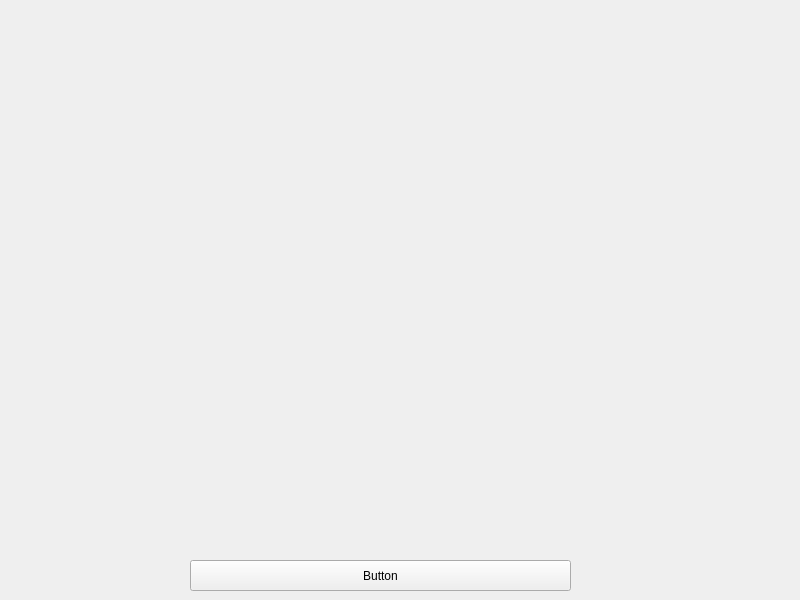
<?xml version="1.0" encoding="UTF-8"?>
<ui version="4.0">
 <class>mainWindow</class>
 <widget class="QMainWindow" name="mainWindow">
  <property name="geometry">
   <rect>
    <x>0</x>
    <y>0</y>
    <width>800</width>
    <height>600</height>
   </rect>
  </property>
  <property name="windowTitle">
   <string>Circles</string>
  </property>
  <widget class="QWidget" name="centralwidget">
   <widget class="QPushButton" name="pushButton">
    <property name="geometry">
     <rect>
      <x>190</x>
      <y>560</y>
      <width>381</width>
      <height>31</height>
     </rect>
    </property>
    <property name="text">
     <string>Button</string>
    </property>
   </widget>
  </widget>
 </widget>
 <resources/>
 <connections/>
</ui>
